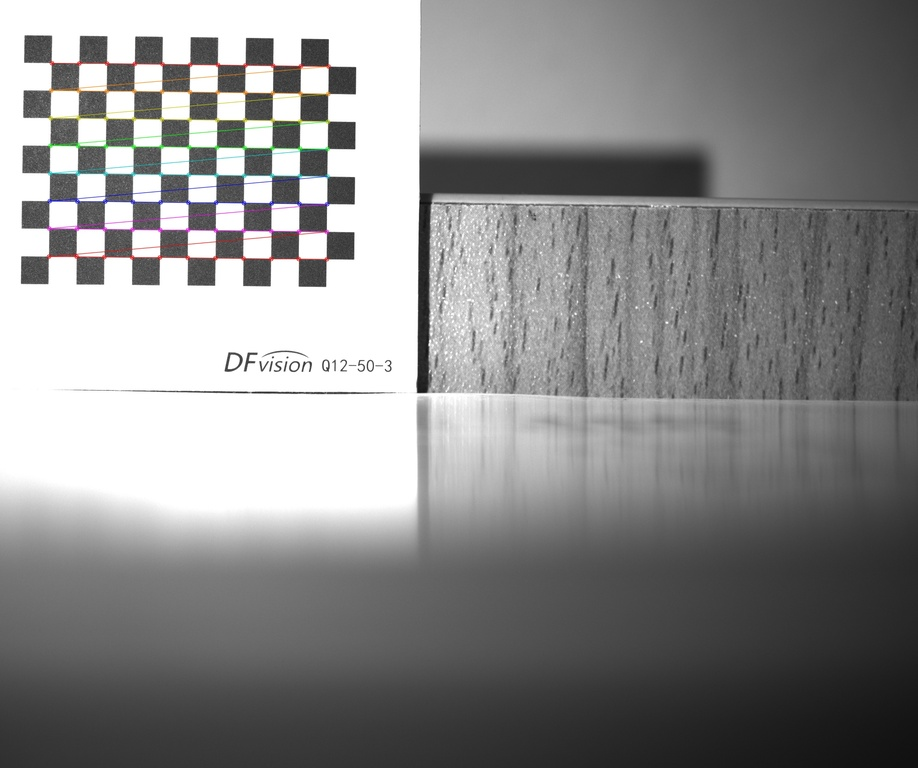
#> input picture 标定/calibration_images/corners_11.jpg, 918 x 768 px, shrunk from 2448 x 2048 before the run; its folder holds only this picture in this run
$ python calibration.py
#> lines starting #> are read from the running program, lines starting #| are printed output that depends on the picture; after the words box and inside, x2 and y2 are one past the last pixel; in counts of white or black regions, pixels touching at a corner belong together; long printed decimals are rounded
import cv2
import numpy as np
import glob
import os
from pathlib import Path

# ================= 参数设置 =================
# 棋盘格内角点数量 (列数, 行数) -> 对应 12x9 个格子
CHECKERBOARD = (11, 8)
# 棋盘格单个方格的物理尺寸，单位为毫米 (mm)
SQUARE_SIZE = 3.0
# 存放用于标定的图片文件夹路径 (请替换为您自己的图片路径)
IMAGE_DIR = './calibration_images/*.jpg'
# 参与标定的最少有效图片数
MIN_VALID_IMAGES = 10
# 输出目录
OUTPUT_DIR = './calibration_output'
# 是否保存角点可视化图片
SAVE_CORNER_VIS = True
# ============================================

# 设置寻找亚像素角点的终止条件
criteria = (cv2.TERM_CRITERIA_EPS + cv2.TERM_CRITERIA_MAX_ITER, 30, 0.001)

# 准备 3D 真实世界坐标点
objp = np.zeros((CHECKERBOARD[0] * CHECKERBOARD[1], 3), np.float32)
objp[:, :2] = np.mgrid[0:CHECKERBOARD[0], 0:CHECKERBOARD[1]].T.reshape(-1, 2)
objp = objp * SQUARE_SIZE


def ensure_dir(path: str) -> None:
    os.makedirs(path, exist_ok=True)


def save_calibration_yaml(yaml_path: str, camera_matrix, dist_coeffs, image_size, rms, per_image_errors, used_images):
    fs = cv2.FileStorage(yaml_path, cv2.FILE_STORAGE_WRITE)
    if not fs.isOpened():
        raise RuntimeError(f'无法写入 YAML 文件: {yaml_path}')
    fs.write('image_width', int(image_size[0]))
    fs.write('image_height', int(image_size[1]))
    fs.write('checkerboard_cols', int(CHECKERBOARD[0]))
    fs.write('checkerboard_rows', int(CHECKERBOARD[1]))
    fs.write('square_size_mm', float(SQUARE_SIZE))
    fs.write('rms', float(rms))
    fs.write('camera_matrix', camera_matrix)
    fs.write('dist_coeffs', dist_coeffs)
    fs.startWriteStruct('used_images', cv2.FileNode_SEQ)
    for img_path in used_images:
        fs.write('', str(img_path))
    fs.endWriteStruct()
    fs.startWriteStruct('per_image_errors', cv2.FileNode_SEQ)
    for err in per_image_errors:
        fs.write('', float(err))
    fs.endWriteStruct()
    fs.release()


def format_basename(path: str) -> str:
    return Path(path).name


# 用于存储所有图片的 3D 物体点和 2D 图像点
objpoints = []
imgpoints = []
used_image_paths = []
reference_image_path = None
reference_image = None
reference_image_size = None  # (width, height)
image_results = []
corner_output_dir = os.path.join(OUTPUT_DIR, 'corners')

images = sorted(glob.glob(IMAGE_DIR))

if not images:
    print(f'未在 {IMAGE_DIR} 找到任何图片，请检查路径！')
    raise SystemExit(1)

ensure_dir(OUTPUT_DIR)
if SAVE_CORNER_VIS:
    ensure_dir(corner_output_dir)

print(f'找到 {len(images)} 张图片，开始提取角点...')

for idx, fname in enumerate(images, start=1):
    basename = format_basename(fname)
    result = {
        'index': idx,
        'path': fname,
        'name': basename,
        'status': '',
        'reason': ''
    }

    img = cv2.imread(fname)
#> img is the input picture: shape (768, 918, 3); mean B, G, R 139, 139.1, 139.2
    if img is None:
        result['status'] = '失败'
        result['reason'] = '图像读取失败'
        image_results.append(result)
        print(f'[{idx:02d}/{len(images):02d}] {basename}: 失败 - 图像读取失败')
        continue

    height, width = img.shape[:2]
    current_size = (width, height)

    if reference_image_size is None:
        reference_image_size = current_size
        reference_image_path = fname
        reference_image = img.copy()
    elif current_size != reference_image_size:
        result['status'] = '跳过'
        result['reason'] = f'分辨率不一致，当前为 {current_size}，基准为 {reference_image_size}'
        image_results.append(result)
        print(f'[{idx:02d}/{len(images):02d}] {basename}: 跳过 - {result["reason"]}')
        continue

    gray = cv2.cvtColor(img, cv2.COLOR_BGR2GRAY)

    flags = cv2.CALIB_CB_ADAPTIVE_THRESH + cv2.CALIB_CB_NORMALIZE_IMAGE
    found, corners = cv2.findChessboardCorners(gray, CHECKERBOARD, flags)
#> found = True; corners = 88 rows, first 8: [51.39, 62.4], [78.81, 62.68], [106.6, 63.21], [134.4, 63.36], [162, 63.86], [189.7, 64.28], [217.2, 64.6], [245.4, 64.8]

    if not found:
        result['status'] = '失败'
        result['reason'] = '未检测到完整棋盘格角点'
        image_results.append(result)
        print(f'[{idx:02d}/{len(images):02d}] {basename}: 失败 - 未检测到完整棋盘格角点')
        continue

    corners2 = cv2.cornerSubPix(gray, corners, (11, 11), (-1, -1), criteria)
#> corners2 = 88 rows, first 8: [51.15, 62.4], [78.87, 62.95], [106.5, 63.09], [134.3, 63.44], [162, 63.75], [189.7, 64.23], [217.5, 64.64], [245.2, 65.25]
    objpoints.append(objp.copy())
    imgpoints.append(corners2)
    used_image_paths.append(fname)

    result['status'] = '成功'
    result['reason'] = f'成功提取 {len(corners2)} 个角点'
    image_results.append(result)
    print(f'[{idx:02d}/{len(images):02d}] {basename}: 成功 - 成功提取 {len(corners2)} 个角点')
#| [01/01] corners_11.jpg: 成功 - 成功提取 88 个角点

    if SAVE_CORNER_VIS:
        vis = img.copy()
        cv2.drawChessboardCorners(vis, CHECKERBOARD, corners2, found)
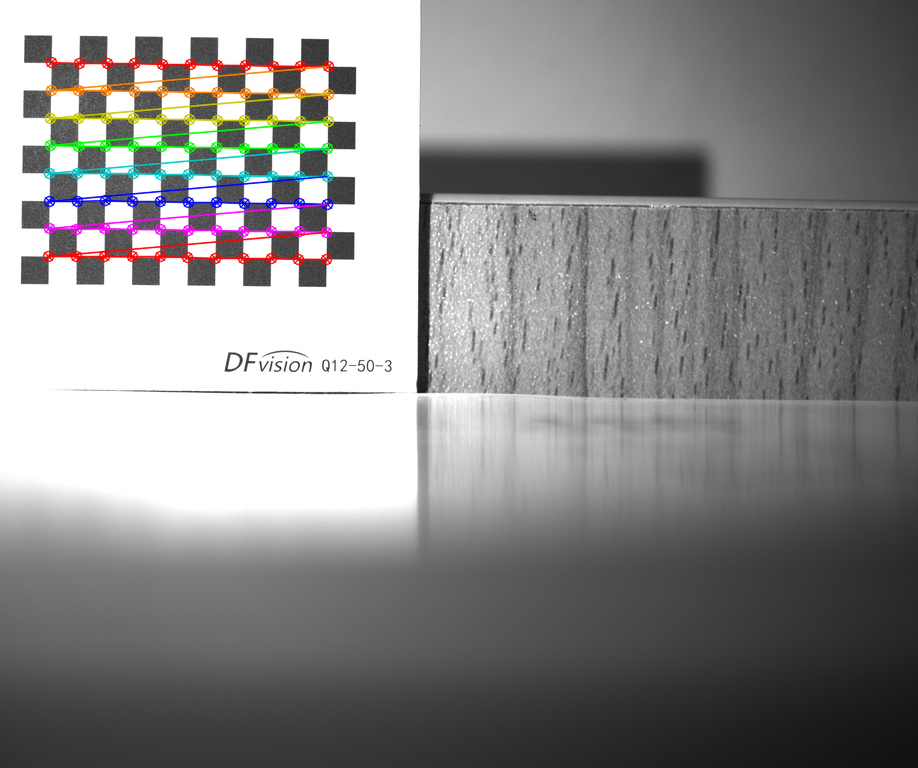
#> vis: shape (768, 918, 3); 2.67% of pixels changed, all inside (x1, y1, x2, y2) = (42, 56, 335, 266)
        save_name = os.path.join(corner_output_dir, f'corners_{basename}')
        cv2.imwrite(save_name, vis)

valid_count = len(objpoints)
print('\n========= 角点提取统计 =========')
print(f'总图片数: {len(images)}')
print(f'成功用于标定: {valid_count}')
print(f'未成功/跳过: {len(images) - valid_count}')

if valid_count == 0:
    print('\n未能成功提取任何图片的角点，标定失败。请检查图片质量或检查角点参数 CHECKERBOARD 是否设置正确。')
    raise SystemExit(1)

if valid_count < MIN_VALID_IMAGES:
    print(f'\n警告：当前仅有 {valid_count} 张有效图片，低于建议的最少数量 {MIN_VALID_IMAGES} 张。')
    print('标定仍会继续，但结果稳定性可能不足。')

print('\n正在进行相机标定，请稍候...')
rms, camera_matrix, dist_coeffs, rvecs, tvecs = cv2.calibrateCamera(
    objpoints, imgpoints, reference_image_size, None, None
)
#> rms = 0.334; camera_matrix = [[9092.3, 0, 459.3], [0, 9037.8, 381.9], [0, 0, 1]]; dist_coeffs = [[2.89, -848.8, 0.0111, -0.0117, -3.49]]; rvecs = ([0.00739, -0.101, 0.0117],); tvecs = ([-44.02, -34.72, 982.5],)

print('\n========= 标定结果 =========')
print(f'标定使用图片数量: {valid_count} / {len(images)}')
print(f'图像分辨率: {reference_image_size[0]} x {reference_image_size[1]}')
#| 图像分辨率: 918 x 768
print(f'OpenCV 返回的 RMS 重投影误差: {rms:.6f} 像素')
#| OpenCV 返回的 RMS 重投影误差: 0.334 像素
print('\n相机内参矩阵 (Camera Matrix):')
print(camera_matrix)
#| [[9.09229747e+03 0.00000000e+00 4.59318689e+02]
#|  [0.00000000e+00 9.03777264e+03 3.81891163e+02]
#|  [0.00000000e+00 0.00000000e+00 1.00000000e+00]]
print('\n畸变系数 (Distortion Coefficients):')
print(dist_coeffs)
#| [[ 2.89071796e+00 -8.48768530e+02  1.10949830e-02 -1.16931983e-02
#|   -3.48622425e+00]]
print(f'\nfx = {camera_matrix[0, 0]:.6f}')
#| fx = 9092.297
print(f'fy = {camera_matrix[1, 1]:.6f}')
#| fy = 9037.773
print(f'cx = {camera_matrix[0, 2]:.6f}')
#| cx = 459.319
print(f'cy = {camera_matrix[1, 2]:.6f}')
#| cy = 381.891

# 逐张计算重投影误差
per_image_errors = []
print('\n========= 每张图片的重投影误差 =========')
for i in range(valid_count):
    projected_points, _ = cv2.projectPoints(objpoints[i], rvecs[i], tvecs[i], camera_matrix, dist_coeffs)
    error = cv2.norm(imgpoints[i], projected_points, cv2.NORM_L2) / len(projected_points)
    per_image_errors.append(float(error))
    print(f'[{i + 1:02d}/{valid_count:02d}] {format_basename(used_image_paths[i])}: {error:.6f} 像素')
#> this loop made 1 pass
#> error on pass 1: 0.0356
#> (printed output is left out)
#> after the loop, per_image_errors = [0.0356]

mean_error = float(np.mean(per_image_errors))
#> mean_error = 0.0356
max_error = float(np.max(per_image_errors))
#> max_error = 0.0356
min_error = float(np.min(per_image_errors))
#> min_error = 0.0356
std_error = float(np.std(per_image_errors))
#> std_error = 0

print('\n========= 重投影误差统计 =========')
print(f'总平均重投影误差: {mean_error:.6f} 像素 (越接近 0 越好)')
#| 总平均重投影误差: 0.03561 像素 (越接近 0 越好)
print(f'最小单张误差: {min_error:.6f} 像素')
#| 最小单张误差: 0.03561 像素
print(f'最大单张误差: {max_error:.6f} 像素')
#| 最大单张误差: 0.03561 像素
print(f'单张误差标准差: {std_error:.6f} 像素')
#| 单张误差标准差: 0 像素

# 给出异常图片提示
threshold = max(mean_error + 2 * std_error, 0.15)
#> threshold = 0.15
outliers = [(path, err) for path, err in zip(used_image_paths, per_image_errors) if err > threshold]
#> outliers = []
print('\n========= 异常图片检查 =========')
if outliers:
    print(f'检测到 {len(outliers)} 张可能的异常图片（阈值: {threshold:.6f} 像素）：')
    for path, err in outliers:
        print(f'- {format_basename(path)}: {err:.6f} 像素')
    print('建议优先检查这些图片是否模糊、反光、姿态极端，必要时剔除后重新标定。')
else:
    print(f'未发现明显异常图片（判定阈值: {threshold:.6f} 像素）。')
#| 未发现明显异常图片（判定阈值: 0.15 像素）。

# 保存标定结果
npz_path = os.path.join(OUTPUT_DIR, 'calibration_result.npz')
np.savez(
    npz_path,
    checkerboard=np.array(CHECKERBOARD, dtype=np.int32),
    square_size_mm=np.array([SQUARE_SIZE], dtype=np.float32),
    image_size=np.array(reference_image_size, dtype=np.int32),
    rms=np.array([rms], dtype=np.float64),
    camera_matrix=camera_matrix,
    dist_coeffs=dist_coeffs,
    rvecs=np.array(rvecs, dtype=object),
    tvecs=np.array(tvecs, dtype=object),
    used_images=np.array(used_image_paths, dtype=object),
    per_image_errors=np.array(per_image_errors, dtype=np.float64),
)

yaml_path = os.path.join(OUTPUT_DIR, 'calibration_result.yaml')
save_calibration_yaml(
    yaml_path,
    camera_matrix,
    dist_coeffs,
    reference_image_size,
    rms,
    per_image_errors,
    used_image_paths,
)
#> the loop in save_calibration_yaml, `for err in per_image_errors:` made 1 pass

summary_path = os.path.join(OUTPUT_DIR, 'calibration_summary.txt')
with open(summary_path, 'w', encoding='utf-8') as f:
    f.write('========= 相机标定汇总 =========\n')
    f.write(f'图片匹配模式: {IMAGE_DIR}\n')
    f.write(f'总图片数: {len(images)}\n')
    f.write(f'成功用于标定: {valid_count}\n')
    f.write(f'图像分辨率: {reference_image_size[0]} x {reference_image_size[1]}\n')
    f.write(f'棋盘格内角点: {CHECKERBOARD}\n')
    f.write(f'方格尺寸(mm): {SQUARE_SIZE}\n')
    f.write(f'RMS 重投影误差: {rms:.6f}\n')
    f.write(f'总平均重投影误差: {mean_error:.6f}\n')
    f.write(f'最小单张误差: {min_error:.6f}\n')
    f.write(f'最大单张误差: {max_error:.6f}\n')
    f.write(f'单张误差标准差: {std_error:.6f}\n\n')
    f.write('相机内参矩阵:\n')
    f.write(np.array2string(camera_matrix, precision=8))
    f.write('\n\n畸变系数:\n')
    f.write(np.array2string(dist_coeffs, precision=8))
    f.write('\n\n每张图片结果:\n')
    for result in image_results:
        f.write(f"{result['name']}: {result['status']} - {result['reason']}\n")
#> this loop made 1 pass
    f.write('\n每张已参与标定图片的重投影误差:\n')
    for path, err in zip(used_image_paths, per_image_errors):
        f.write(f'{format_basename(path)}: {err:.6f}\n')
#> this loop made 1 pass
#> (path, err) on pass 1: ('./calibration_images/corners_11.jpg', 0.0356)

# 生成去畸变验证图
if reference_image is not None:
    h, w = reference_image.shape[:2]
    new_camera_matrix, roi = cv2.getOptimalNewCameraMatrix(camera_matrix, dist_coeffs, (w, h), 1, (w, h))
#> new_camera_matrix = [[9051.1, 0, 458.3], [0, 8994.3, 382.7], [0, 0, 1]]; roi = (3, 3, 911, 761)
    undistorted = cv2.undistort(reference_image, camera_matrix, dist_coeffs, None, new_camera_matrix)
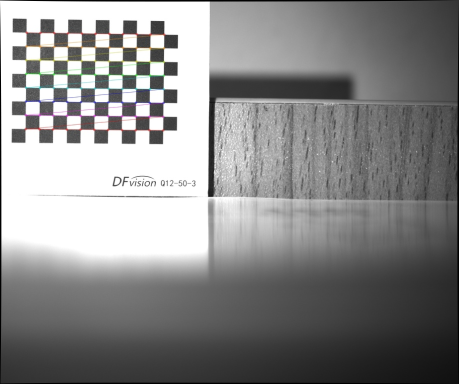
#> undistorted: shape (768, 918, 3) (shown at 1/2 size); mean B, G, R 137.3, 137.4, 137.5
    x, y, rw, rh = roi
#> x = 3; y = 3; rw = 911; rh = 761
    if rw > 0 and rh > 0:
        undistorted_cropped = undistorted[y:y + rh, x:x + rw]
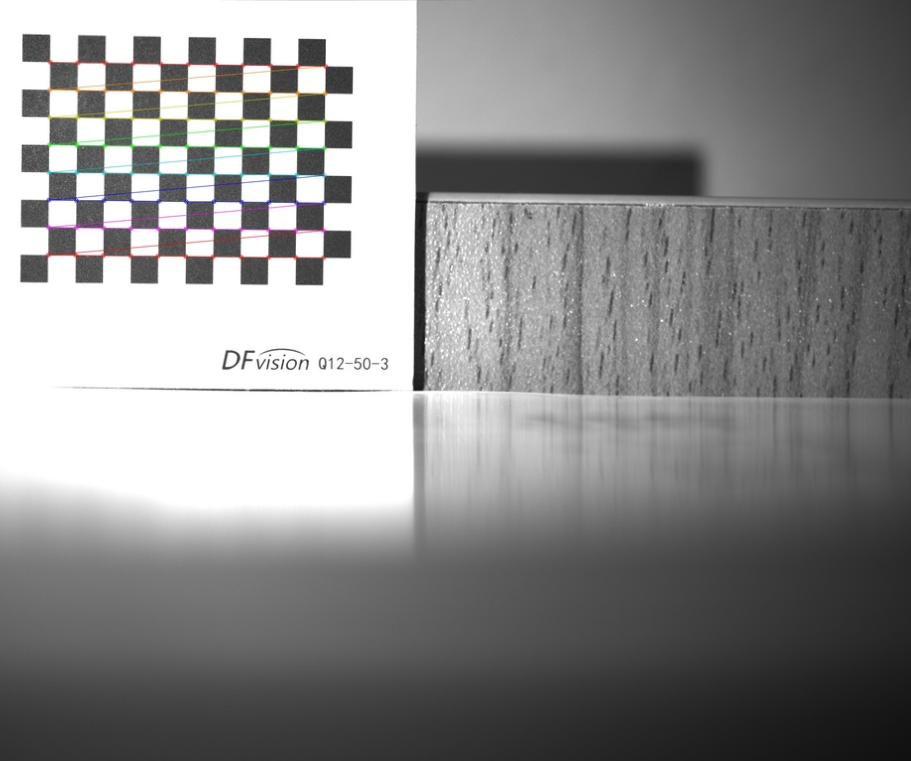
#> undistorted_cropped: shape (761, 911, 3); mean B, G, R 139.2, 139.3, 139.4
    else:
        undistorted_cropped = undistorted

    raw_save_path = os.path.join(OUTPUT_DIR, f'undistort_source_{format_basename(reference_image_path)}')
    undistort_save_path = os.path.join(OUTPUT_DIR, f'undistorted_{format_basename(reference_image_path)}')
    undistort_crop_save_path = os.path.join(OUTPUT_DIR, f'undistorted_cropped_{format_basename(reference_image_path)}')
    cv2.imwrite(raw_save_path, reference_image)
    cv2.imwrite(undistort_save_path, undistorted)
    cv2.imwrite(undistort_crop_save_path, undistorted_cropped)

    print('\n========= 去畸变验证图 =========')
    print(f'原始验证图已保存: {raw_save_path}')
    print(f'去畸变图已保存: {undistort_save_path}')
    print(f'裁剪后去畸变图已保存: {undistort_crop_save_path}')

print('\n========= 文件输出 =========')
print(f'参数 npz 文件: {npz_path}')
print(f'参数 yaml 文件: {yaml_path}')
print(f'汇总文本文件: {summary_path}')
if SAVE_CORNER_VIS:
    print(f'角点可视化目录: {corner_output_dir}')

print('\n标定完成。')

$ run again, on 标定/calibration_images/corners_22.jpg
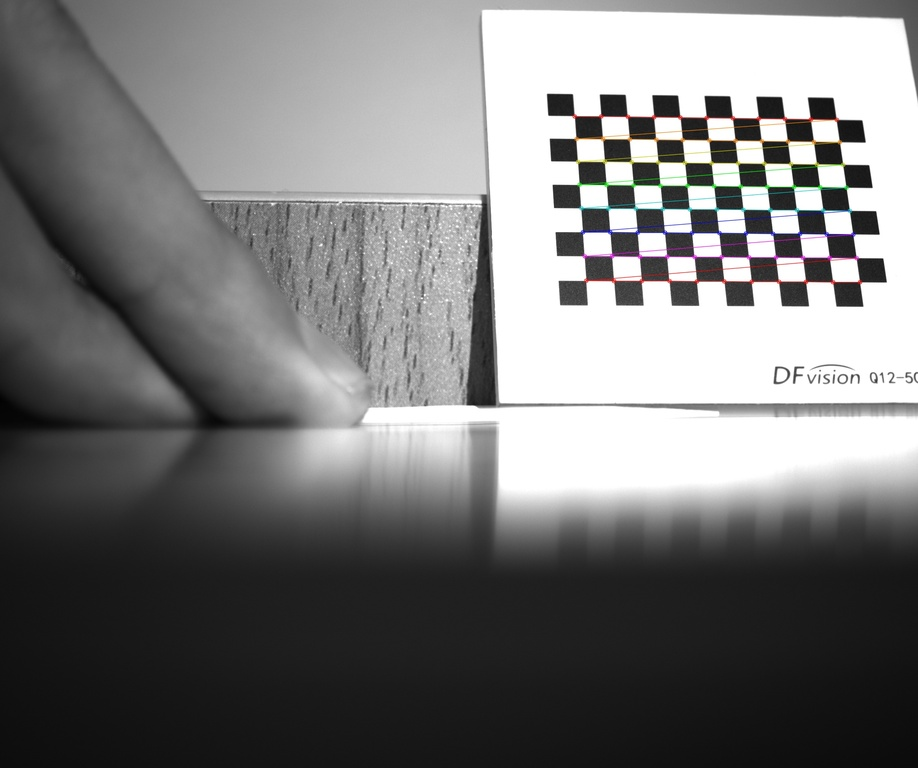
#> input picture 标定/calibration_images/corners_22.jpg, 918 x 768 px, shrunk from 2448 x 2048 before the run
#> img is the input picture: shape (768, 918, 3); mean B, G, R 121.2, 121.2, 121.4
#> found = True; corners = 88 rows, first 8: [574.3, 114.3], [601, 116], [625.9, 116.8], [653.5, 116.4], [680.6, 116.2], [706.5, 119.4], [732, 117.5], [759.4, 118.9]
#> corners2 = 88 rows, first 8: [574.3, 115.7], [600.8, 116], [627.3, 116.3], [653.7, 116.7], [680, 117.1], [706.3, 117.6], [732.5, 118.2], [758.5, 118.4]
#| [01/01] corners_22.jpg: 成功 - 成功提取 88 个角点
#> `cv2.drawChessboardCorners(vis, CHECKERBOARD, corners2, found)`:
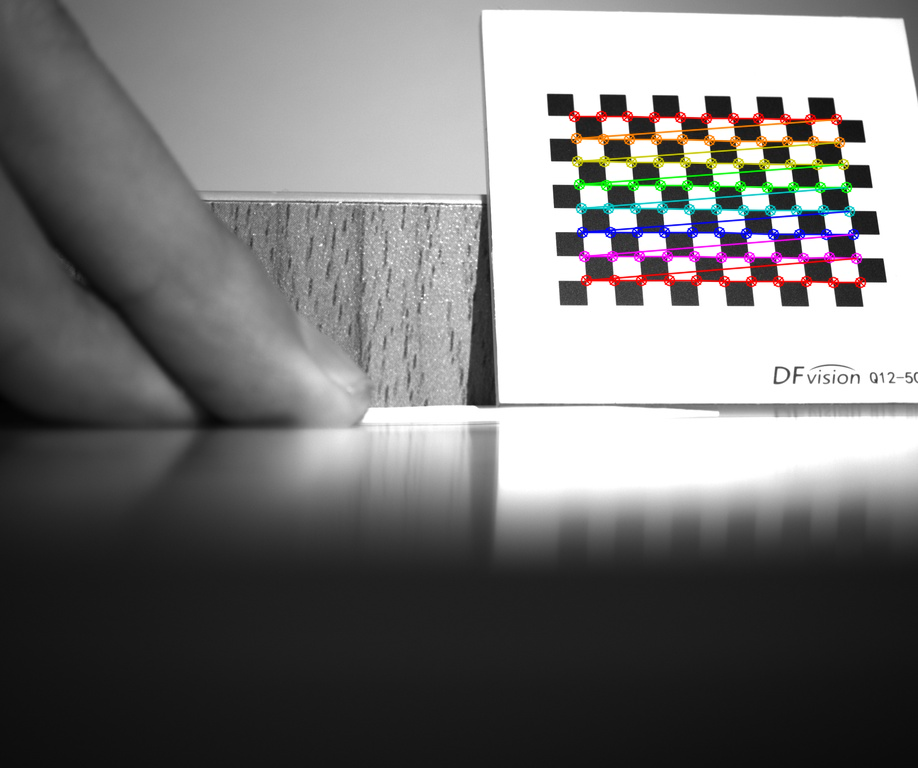
#> vis: shape (768, 918, 3); 2.58% of pixels changed, all inside (x1, y1, x2, y2) = (568, 110, 867, 289)
#> rms = 0.282; camera_matrix = [[1910.3, 0, 328.8], [0, 1982, 466.1], [0, 0, 1]]; dist_coeffs = [[0.109, -6.75, -0.0346, 0.0429, 34.16]]; rvecs = ([-0.47, -0.0517, 0.000851],); tvecs = ([27.5, -38.06, 220.9],)
#| 图像分辨率: 918 x 768
#| OpenCV 返回的 RMS 重投影误差: 0.2817 像素
#| [[1.91030992e+03 0.00000000e+00 3.28786259e+02]
#|  [0.00000000e+00 1.98202832e+03 4.66092094e+02]
#|  [0.00000000e+00 0.00000000e+00 1.00000000e+00]]
#| [[ 0.1094 -6.753 -0.03462  0.04295 34.161]]
#| fx = 1910.310
#| fy = 1982.028
#| cx = 328.786
#| cy = 466.092
#> the loop `for i in range(valid_count):` made 1 pass
#> error on pass 1: 0.03
#> (printed output is left out)
#> after the loop `for i in range(valid_count):`: per_image_errors = [0.03]
#> mean_error = 0.03
#> std_error = 0
#| 总平均重投影误差: 0.03003 像素 (越接近 0 越好)
#| 最小单张误差: 0.03003 像素
#| 最大单张误差: 0.03003 像素
#| 单张误差标准差: 0 像素
#> threshold = 0.15
#> outliers = []
#| 未发现明显异常图片（判定阈值: 0.15 像素）。
#> the loop in save_calibration_yaml, `for err in per_image_errors:` made 1 pass
#> the loop `for result in image_results:` made 1 pass
#> the loop `for path, err in zip(used_image_paths, per_image_errors):` made 1 pass
#> (path, err) on pass 1: ('./calibration_images/corners_22.jpg', 0.03)
#> new_camera_matrix = [[1882.9, 0, 341.2], [0, 1936.3, 457.9], [0, 0, 1]]; roi = (10, 20, 890, 736)
#> x = 10; y = 20; rw = 890; rh = 736
#> `undistorted_cropped = undistorted[y:y + rh, x:x + rw]`:
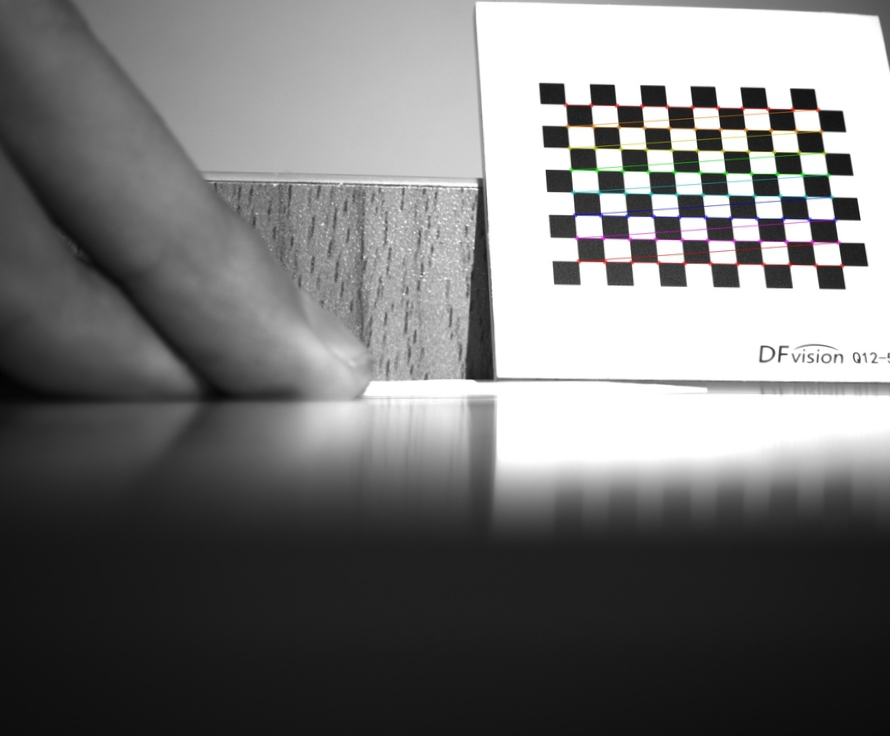
#> undistorted_cropped: shape (736, 890, 3); mean B, G, R 119, 119.1, 119.2
